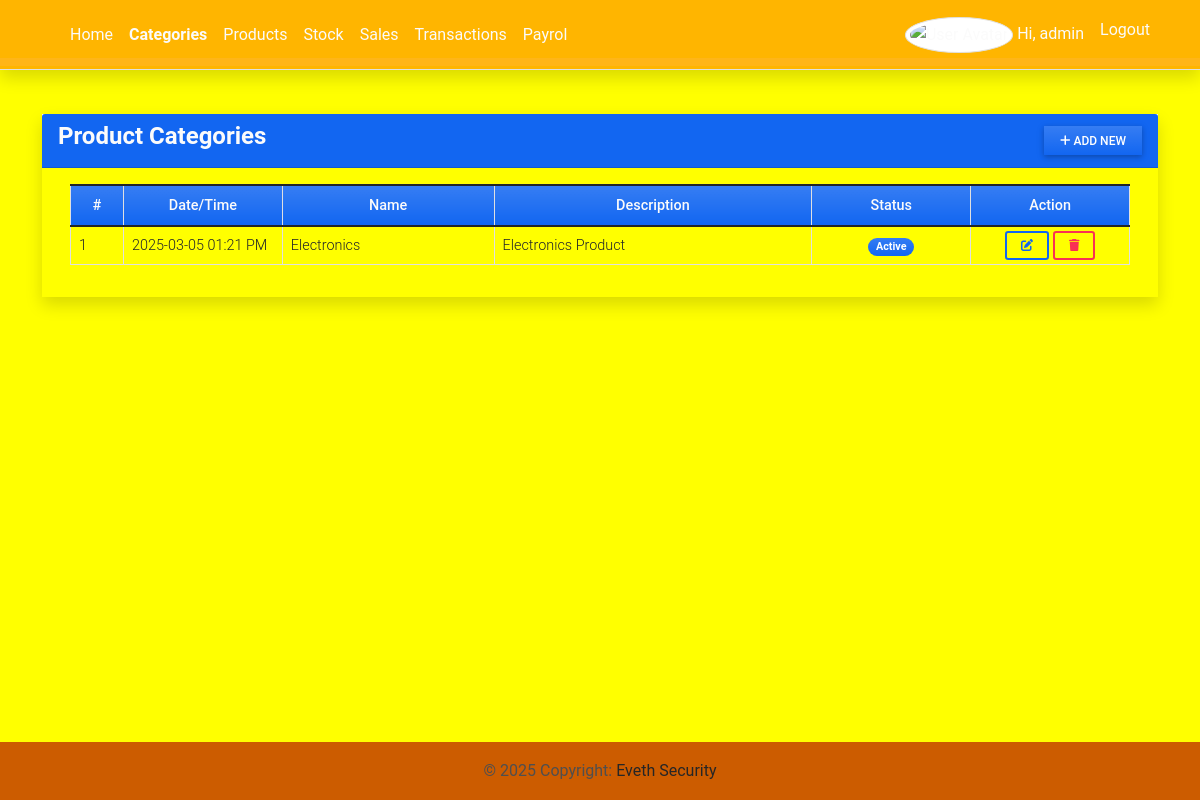
/category (signed in), run on an earlier commit of the app's database.
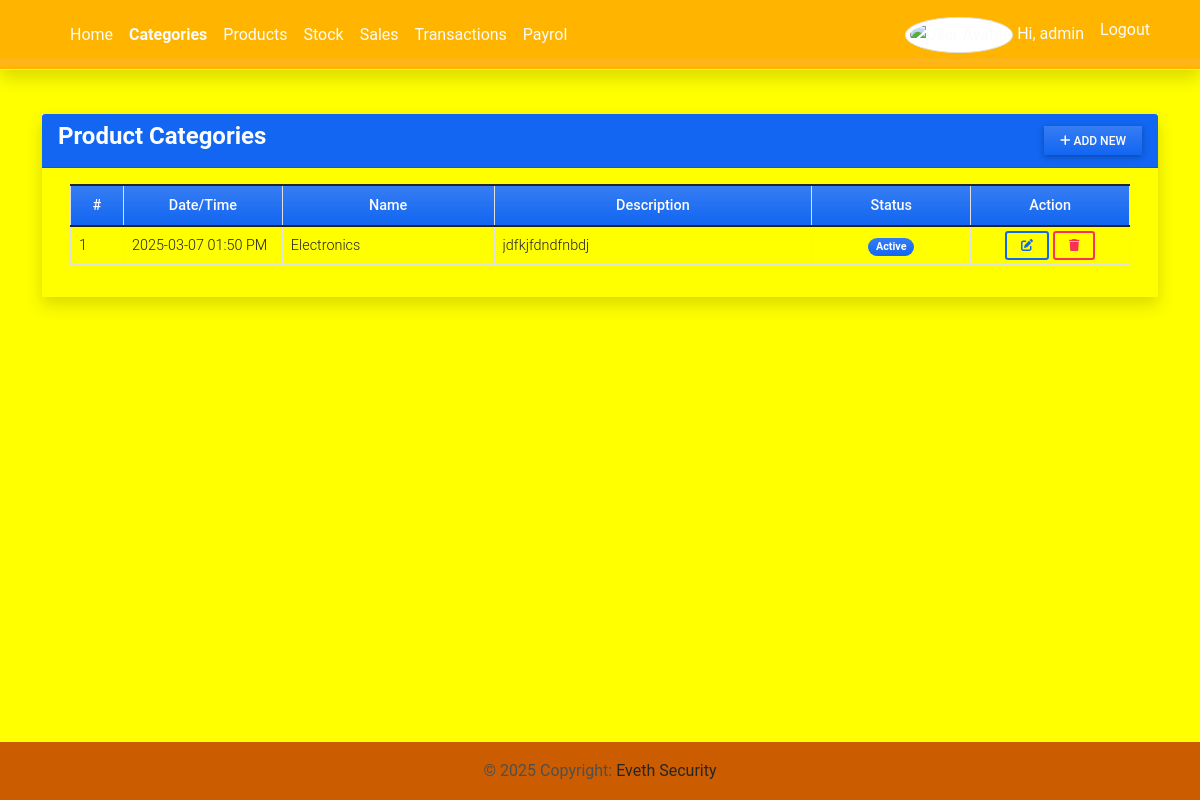
And on a later commit of the database.
### imsApp/models.py (models this page shows, shortened)
class Category(models.Model):
    name = models.CharField(max_length=250)
    description = models.TextField()
    status = models.CharField(max_length=2, choices=(('1','Active'),('2','Inactive')), default=1)
    date_created = models.DateTimeField(default=timezone.now)
    date_updated = models.DateTimeField(auto_now=True)

### imsApp/views.py (the view)
# urls.py: path('category',views.category_mgt,name='category-page'),
@login_required
def category_mgt(request):
    context['page_title'] = "Product Categories"
    categories = Category.objects.all()
    context['categories'] = categories
    return render(request, 'category_mgt.html', context)

### imsApp/templates/category_mgt.html (shortened to what this page needs)
{% extends 'base.html' %} {% block pageContent %}
<div class="col-lg-12 col-md-12 col-sm-12 col-xs-12">
    <div class="card card-default rounded-0 shadow ">
        <div class="card-header bg-primary">
            <div class="d-flex w-100 align-items-center justify-content-between">
                <h4 class="card-title fw-bold text-light" >Product Categories</h4>
                <div class="tools">
                    <button type="button" class="btn btn-primary rounded-0 bg-gradient btn-sm" id='add_new'><i class="fa fa-plus"></i> Add New</button>
                </div>
            </div>
        </div>
        <div class="card-body" style="background-color: yellow;">
            <div class="container-fluid">
                <table class="table table-bordered" id="category-list">
                    <colgroup>
                        <col width="5%">
                        <col width="15%">
                        <col width="20%">
                        <col width="30%">
                        <col width="15%">
                        <col width="15%">
                    </colgroup>
                    <thead>
                        <tr class="bg-gradient bg-primary bg-opacity-50 text-light">
                            <th class="px-2 py-2 text-center">#</th>
                            <th class="px-2 py-2 text-center">Date/Time</th>
                            <th class="px-2 py-2 text-center">Name</th>
                            <th class="px-2 py-2 text-center">Description</th>
                            <th class="px-2 py-2 text-center">Status</th>
                            <th class="px-2 py-2 text-center">Action</th>
                        </tr>
                    </thead>
                    <tbody>
                        {% for category in categories %}
                        <tr>
                            <td class="px-2 py-1 align-middle">{{ forloop.counter }}</td>
                            <td class="px-2 py-1 align-middle">{{ category.date_created|date:"Y-m-d h:i A" }}</td>
                            <td class="px-2 py-1 align-middle">{{ category.name }}</td>
                            <td class="px-2 py-1 align-middle">
                                <p class="m-0 text-truncate">{{ category.description }}</p>
                            </td>
                            <td class="px-1 py-1 align-middle text-center">
                                {% if category.status == '1' %}
                                <span class="badge bg-primary bg-gradient rounded-pill px-2">Active</span> {% else %}
                                <span class="badge bg-secondary bg-gradient rounded-pill px-2">Inactive</span> {% endif %}
                            </td>
                            <td class="px-2 py-1 align-middle text-center">
                                <a class="btn btn-outline-primary btn-sm edit-data" href="javascript:void(0)" data-id="{{ category.pk }}" title="Edit">
                                    <i class="fa fa-edit"></i>
                                </a>
                                <button class="btn btn-outline-danger btn-sm delete-data" type="button" data-id="{{ category.pk }}" title="Delete">
                                    <i class="fa fa-trash"></i>
                                </button>
                            </td>
                        </tr>
                        {% endfor %}
                    </tbody>
                </table>
            </div>
        </div>
    </div>
</div>
{% endblock pageContent %}

What changed in the data, as far as the page shows it:
changed Category "Electronics": date_created "2025-03-05 01:21 PM" → "2025-03-07 01:50 PM"; description "Electronics Product" → "jdfkjfdndfnbdj"
